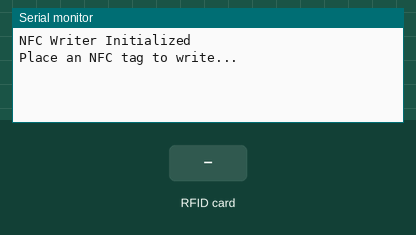
The sketch below on a simulated ESP32. Shown: the last lines printed to the serial monitor. The test bench sets the inputs (shaded band).

Above: at 1.2 s.
1.3 s: RFID card 5E 7A 19 C4 held to the reader
At 2.2 s:
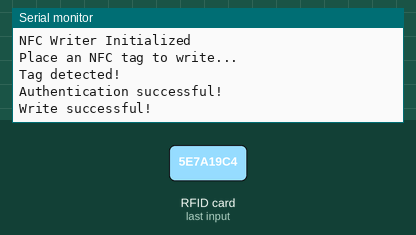
At 3.7 s:
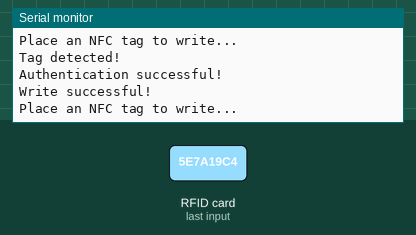

The sketch:

Card_write.ino
```cpp
#include <Wire.h>
#include <PN532_I2C.h>
#include <PN532.h>
#include <NfcAdapter.h>

#define SDA_PIN 4  // Change as per your setup
#define SCL_PIN 5  // Change as per your setup

PN532_I2C pn532i2c(Wire);
PN532 nfc(pn532i2c);

void setup() {
    Serial.begin(115200);
    Serial.println("NFC Writer Initialized");
    Wire.begin(SDA_PIN, SCL_PIN);
    nfc.begin();
    nfc.SAMConfig();  // Enable NFC reading mode
}

void loop() {
    Serial.println("Place an NFC tag to write...");

    uint8_t uid[] = {0, 0, 0, 0, 0, 0, 0};  // Buffer for UID
    uint8_t uidLength;                      // Length of UID

    if (nfc.readPassiveTargetID(PN532_MIFARE_ISO14443A, uid, &uidLength)) {
        Serial.println("Tag detected!");

        // Default key for MIFARE Classic
        uint8_t keyA[] = {0xFF, 0xFF, 0xFF, 0xFF, 0xFF, 0xFF};

        // Authenticate block 4
        if (nfc.mifareclassic_AuthenticateBlock(uid, uidLength, 4, 0, keyA)) {
            Serial.println("Authentication successful!");

            // Sample text to write
            uint8_t data[] = {'2', '3', '0', '0', '2', '1', '2', '3', '6', ' ', ' ', ' ', ' ', ' ', ' ', ' '};


            // Write data to block 4
            if (nfc.mifareclassic_WriteDataBlock(4, data)) {
                Serial.println("Write successful!");
            } else {
                Serial.println("Write failed!");
            }
        } else {
            Serial.println("Authentication failed!");
        }
    }
    delay(2000);
}
```

Measured:
- after the input at 1.3 s, the serial monitor: prints a new line at once (image 1)
